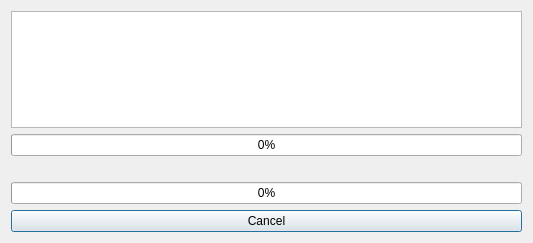
<?xml version="1.0" encoding="UTF-8"?>
<ui version="4.0">
 <class>AbstractBarDialog</class>
 <widget class="QDialog" name="AbstractBarDialog">
  <property name="geometry">
   <rect>
    <x>0</x>
    <y>0</y>
    <width>533</width>
    <height>243</height>
   </rect>
  </property>
  <property name="windowTitle">
   <string>Dialog</string>
  </property>
  <layout class="QVBoxLayout" name="verticalLayout">
   <item>
    <widget class="QPlainTextEdit" name="plainTextProgress"/>
   </item>
   <item>
    <widget class="QProgressBar" name="progress_Bar_current">
     <property name="value">
      <number>0</number>
     </property>
    </widget>
   </item>
   <item>
    <widget class="QLabel" name="label">
     <property name="text">
      <string/>
     </property>
     <property name="scaledContents">
      <bool>false</bool>
     </property>
    </widget>
   </item>
   <item>
    <widget class="QProgressBar" name="progress_bar">
     <property name="value">
      <number>0</number>
     </property>
    </widget>
   </item>
   <item>
    <widget class="QPushButton" name="cancel">
     <property name="text">
      <string>Cancel</string>
     </property>
    </widget>
   </item>
  </layout>
 </widget>
 <resources/>
 <connections/>
</ui>
